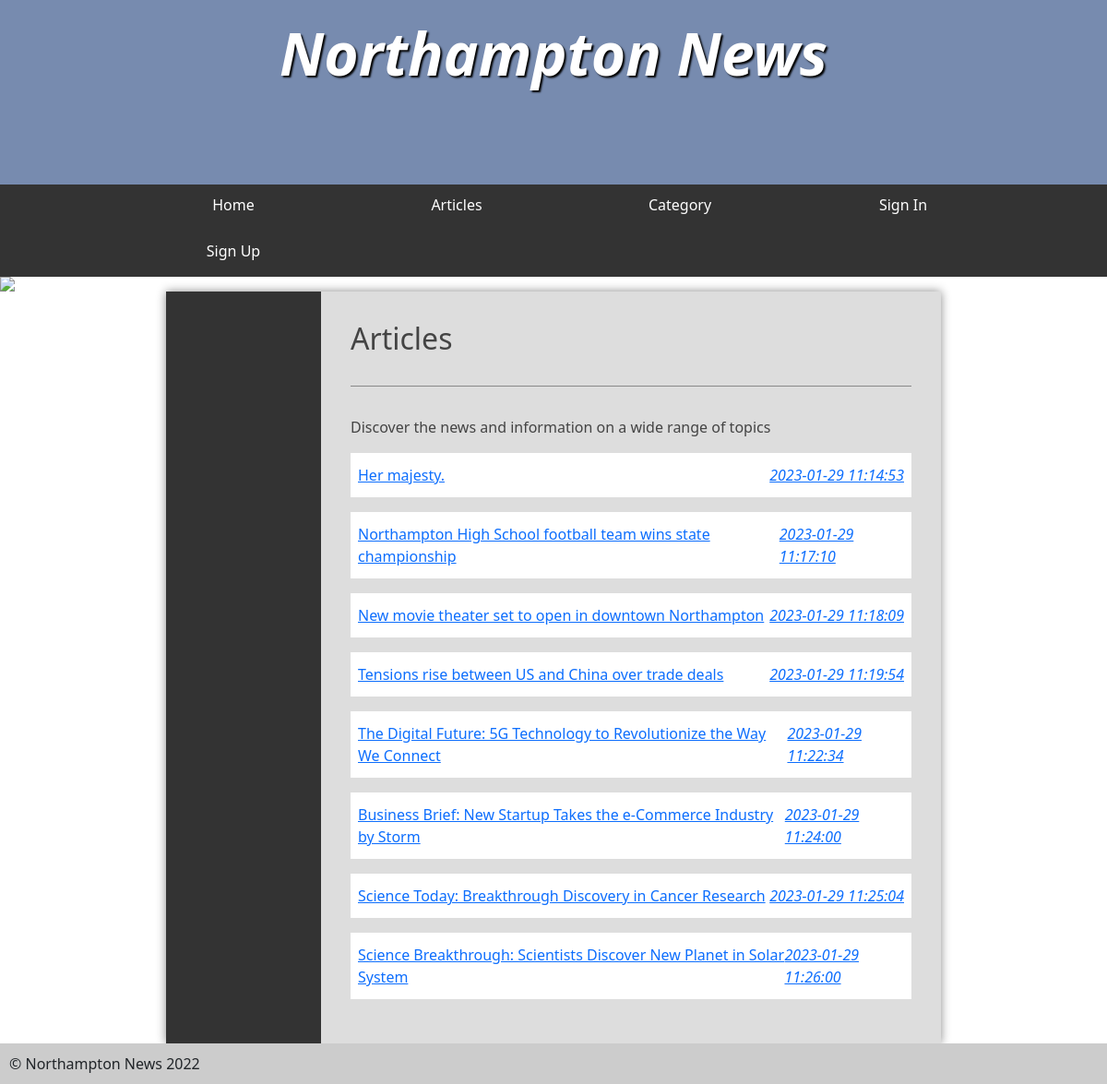
The app's page /articles.php with its own data.
### tables this page shows
CREATE TABLE `article` (
  `id` int(250) NOT NULL,
  `title` varchar(100) NOT NULL,
  `categoryId` int(250) NOT NULL,
  `publishedDate` datetime NOT NULL DEFAULT current_timestamp(),
  `publishedBy` varchar(250) NOT NULL,
  `content` longtext NOT NULL,
  `imageName` varchar(200) DEFAULT NULL
);

### service/articleService.php (called while the page is built, shortened)
<?php
require_once './model/article.php';
class ArticleService
{
    public $pdo;
    function __construct()
    {
        require './database/database.php';
        $this->pdo = $pdo;
    }
    function getAll()
    {
        $sql_query = "SELECT a.*, u.name as publishedUser FROM article a LEFT JOIN user u ON a.publishedBy = u.id ORDER BY publishedDate";
        $query_executor =  $this->pdo->prepare($sql_query);
        $query_executor->execute();
        $fetched_rows =  $query_executor->fetchAll();
        $data =   array_map(function ($current_row) {
            return Article::fromMap($current_row);
        }, $fetched_rows);
        return $data;
    }
}

### model/article.php (called while the page is built, shortened)
<?php
class Article
{
    public function __construct($id, $title, $content, $publishedBy, $categoryId, $publishedDate, $imageName, $publishedUser)
    {
        $this->id = $id;
        $this->title = $title;
        $this->publishedDate = $publishedDate;
    }
    public static function fromMap($datafromMap)
    {
        return new Article(
            $datafromMap["id"],
            $datafromMap["title"],
            $datafromMap["content"],
            $datafromMap["publishedBy"],
            $datafromMap["categoryId"],
            $datafromMap["publishedDate"],
            $datafromMap["imageName"],
            $datafromMap["publishedUser"],
        );
    }
}
?>

### articles.php (the view, shortened to what this page needs)
<?php
require 'header.php';
require_once './service/articleService.php';
$articleService = new ArticleService();
?>
<main>
	<?php require 'sidenav.php'; ?>
<article>
	<h2>Articles</h2>
	<form>
		<p>Discover the news and information on a wide range of topics</p>
	</form>
	<?php
	$articles = $articleService->getAll();
	foreach ($articles as $currentArticle) {
	?>
		<a class="articleLink" href="fullarticle.php?id=<?php echo $currentArticle->id ?>">
			<li class="article-item">
				<?php echo $currentArticle->title ?>
				<em class="article-date"><?php echo $currentArticle->publishedDate ?></em>
			</li>
		</a>
	<?php
	}
	?>
</article>
</main>
<?php require 'footer.php'; ?>

### header.php (shortened to what this page needs)
<!doctype html>
<html lang="en">
<head>
	<link href="https://cdn.jsdelivr.net/npm/bootstrap@5.0.2/dist/css/bootstrap.min.css" rel="stylesheet">
	<link rel="stylesheet" href="styles.css" />
</head>
<body>
	<header>
		<section>
			<h1>Northampton News</h1>
		</section>
	</header>
	<nav>
		<ul>
			<li><a href="index.php">Home</a></li>
			<li><a href="articles.php">Articles</a></li>
			<li><a href="">Category</a>
			</li>
			<?php
			if (!isset($_SESSION['loggedIn'])) {
				echo '<li><a href="login.php"> Sign In</a></li>';
				echo '<li><a href="register.php"> Sign Up</a></li>';
			} else {
				echo '<li><a href="logout.php">Logout</a></li>';
			}
			?>
		</ul>
	</nav>
	<img src="images/banners/randombanner.php" />

### sidenav.php (shortened to what this page needs)
<?php
if (!(isset($_SESSION['loggedIn']) && $_SESSION['loggedIn'])) {
	echo '<nav>
			</nav>';
}

### footer.php
<footer>
  &copy; Northampton News 2022
</footer>
</body>
</html>

### styles.css (style rules this page uses)
* { margin: 0; padding: 0; }
html { font-family: "Oxygen-Regular", times, verdana, sans-serif; }
body { background-color: #fff; }
header { background-color: #778baf; color: white; height: 200px; }
nav { width: 100%; background-color: #333; overflow: auto; }
nav ul { width: 1000px; margin: auto; display: block; list-style-type: none; }
nav ul li { width: 25%; float: left; overflow: auto; text-align: center; }
nav a { color: white; padding-top: 10px; display: block; text-decoration: none; }
header section { display: block; }
header h1 { font-weight: bold; font-style: italic; }
h1 { font-size: 4em; color: white; text-align: center; padding-top: 20px; text-shadow: 2px 2px 2px #000; }
main { min-height: 50vh; background-color: #ddd; width: 70vw; display: block; margin: auto; box-shadow: 0px 0px 10px #888; color: #444; }
main h2 { font-size: 2em; }
p, li, h2 { margin-bottom: 1em; }
footer { background-color: #ccc; padding: 10px; }
form { padding-top: 2em; margin-top: 2em; border-top: 1px solid #888; }
ul { margin-left: 2em; }
body > img { display: block; width: 100%; }
main { display: table; }
main > article { display: table-cell; padding: 2em; }
main > nav { display: table-cell; width: 20%; padding: 2em; }

### articles.php (style rules this page uses)
.article-item { display: flex; align-items: center; list-style-type: circle; padding: 12px 8px; background-color: white; }
.article-date { margin-left: auto; font-style: italic; }

### records on screen
article: title "Her majesty.", publishedDate "2023-01-29 11:14:53"
article: title "Northampton High School football team wins state championship", publishedDate "2023-01-29 11:17:10"
article: title "New movie theater set to open in downtown Northampton", publishedDate "2023-01-29 11:18:09"
article: title "Tensions rise between US and China over trade deals", publishedDate "2023-01-29 11:19:54"
article: title "The Digital Future: 5G Technology to Revolutionize the Way We Connect", publishedDate "2023-01-29 11:22:34"
article: title "Business Brief: New Startup Takes the e-Commerce Industry by Storm", publishedDate "2023-01-29 11:24:00"
article: title "Science Today: Breakthrough Discovery in Cancer Research", publishedDate "2023-01-29 11:25:04"
article: title "Science Breakthrough: Scientists Discover New Planet in Solar System", publishedDate "2023-01-29 11:26:00"
